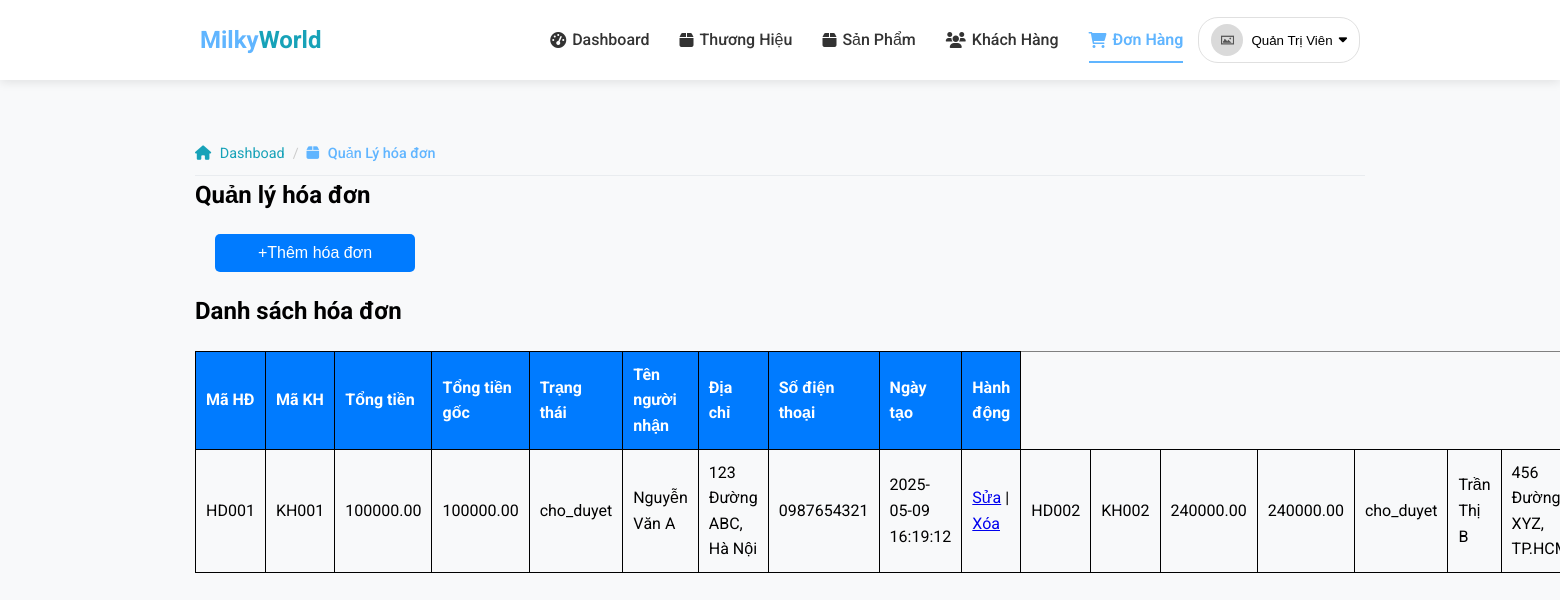
The app's page /admin/orders.php (signed in) with its own data.
### tables this page shows
CREATE TABLE IF NOT EXISTS HoaDon (
    MaHD varchar(10) NOT NULL,
    MaKH varchar(10) NOT NULL,
    TongTien decimal(10,2) NOT NULL,
    TongTienGoc decimal(10,2) NOT NULL,
    TrangThai enum('cho_duyet', 'dang_xu_ly', 'dang_giao', 'da_giao', 'da_huy') NOT NULL DEFAULT 'cho_duyet',
    TenNguoiNhan varchar(100) NOT NULL,
    DiaChi varchar(255) NOT NULL,
    SoDienThoai varchar(20) NOT NULL,
    NgayTao datetime DEFAULT CURRENT_TIMESTAMP,
    NgayCapNhat datetime DEFAULT CURRENT_TIMESTAMP ON UPDATE CURRENT_TIMESTAMP,
    PRIMARY KEY (MaHD),
    FOREIGN KEY (MaKH) REFERENCES KhachHang(MaKH) ON DELETE CASCADE
);

### admin/orders.php (the view, shortened to what this page needs)
<?php
require_once("../layouts/admin/header.php");
$hdSQL = "SELECT * FROM hoadon";
$kq = mysqli_query($conn, $hdSQL);
?>
<div class="container">
    <div class="breadcrumb-container fade-in" style="animation-delay: 0.1s;">
        <ul class="breadcrumb">
            <li><a href="index.php"><i class="fas fa-home"></i> Dashboad</a></li>
            <li class="active">
                <span><i class="fas fa-box"></i> Quản Lý hóa đơn</span>
            </li>
        </ul>
        <div class="main">
                <h2>Quản lý hóa đơn</h2>
                <input type="submit" value="+Thêm hóa đơn" class="btnThem" >
            </div>
            <div class="inf">
                <h2>Danh sách hóa đơn</h2>
            </div>
            <table border="1px" >
                <tr>
                    <th>Mã HĐ</th>
                    <th>Mã KH</th>
                    <th>Tổng tiền</th>
                    <th>Tổng tiền gốc</th>
                    <th>Trạng thái</th>
                    <th>Tên người nhận</th>
                    <th>Địa chỉ</th>
                    <th>Số điện thoại</th>
                    <th>Ngày tạo</th>
                    <th>Hành động</th>
                </tr>
                <?php
                while ($row = mysqli_fetch_assoc($kq)) {
                    ?>
                    <td><?php echo $row['MaHD']; ?></td>
                    <td><?php echo $row['MaKH']; ?></td>
                    <td><?php echo $row['TongTien']; ?></td>
                    <td><?php echo $row['TongTienGoc']; ?></td>
                    <td><?php echo $row['TrangThai']; ?></td>
                    <td><?php echo $row['TenNguoiNhan']; ?></td>
                    <td><?php echo $row['DiaChi']; ?></td>
                    <td><?php echo $row['SoDienThoai']; ?></td>
                    <td><?php echo $row['NgayTao']; ?></td>
                    <td>
                        <a href="edit.php?id=<?php echo $row['MaHD']; ?>">Sửa</a> |
                        <a href="delete.php?id=<?php echo $row['MaHD']; ?>">Xóa</a>
                    </td>
                    <?php
                }
                ?>
            </table>
    </div>
</div>

### assets/css/main.css (style rules this page uses)
:root { --primary-color: #60B5FF; --secondary-color: #6c757d; --accent-color: #17a2b8; --light-color: #f8f9fa; --dark-color: #343a40; --success-color: #28a745; --danger-color: #dc3545; --warning-color: #ffc107; --info-color: #17a2b8; --header-bg: #ffffff; --header-text: #333; --header-hover: #60B5FF; --footer-bg: #493D9E; --dropdown-hover: #f1f5ff; --container-padding: 15px; --section-spacing: 60px 0; --card-padding: 20px; --item-margin: 30px; --border-radius-sm: 8px; --border-radius-md: 12px; --border-radius-lg: 50px; --shadow-sm: 0 3px 10px rgba(0, 0, 0, 0.08); --shadow-md: 0 5px 15px rgba(0, 0, 0, 0.08); --shadow-lg: 0 15px 30px rgba(0, 0, 0, 0.1); }
* { box-sizing: border-box; margin: 0; padding: 0; }
body { min-height: 100vh; display: flex; flex-direction: column; font-family: 'Roboto', sans-serif; background-color: #f8f9fa; line-height: 1.6; }
.container { width: 100%; max-width: 1200px; padding-right: var(--container-padding); padding-left: var(--container-padding); margin-right: auto; margin-left: auto; }
h1, h2, h3, h4, h5, h6 { font-weight: 700; margin-bottom: 1rem; }
.fade-in { opacity: 0; animation: fadeIn 0.6s ease forwards; }
.breadcrumb-container { margin-top: 20px; }
.breadcrumb { display: flex; list-style: none; padding: 10px 0; flex-wrap: wrap; border-bottom: 1px solid #e9ecef; }
.breadcrumb li { font-size: 0.9rem; color: var(--secondary-color); }
.breadcrumb li:not(:last-child):after { content: '/'; margin: 0 8px; color: #ccc; }
.breadcrumb a { color: var(--secondary-color); text-decoration: none; transition: color 0.3s ease; }
.breadcrumb i { margin-right: 5px; }
.breadcrumb .active { color: var(--primary-color); font-weight: 500; }

### assets/css/admin.css (style rules this page uses)
.btnThem { margin: 20px; padding: 10px 20px; font-size: 16px; background-color: #007bff; color: white; border: none; border-radius: 5px; text-decoration: none; display:block; width:200px; }
table { width: 100%; border-collapse: collapse; margin: 20px 0; }
table th { background-color: #007bff; color: #fff; }
table th, table td { padding: 10px; text-align: left; border: 1px solid black; }

### assets/css/layouts.css (style rules this page uses)
:root { --primary-color: #60B5FF; --secondary-color: #17a2b8; --dark-color: #343a40; --light-color: #f8f9fa; --gray-color: #6c757d; --footer-bg: #493D9E; --footer-text: rgba(255, 255, 255, 0.7); --header-bg: #ffffff; --header-text: #333; --header-hover: #60B5FF; }

### records on screen
hoadon: MaHD "HD001", MaKH "KH001", TongTien "100000.00", TongTienGoc "100000.00", TrangThai "cho_duyet", TenNguoiNhan "Nguyễn Văn A", DiaChi "123 Đường ABC, Hà Nội", SoDienThoai "0987654321", NgayTao "2025-05-09 16:19:12"
hoadon: MaHD "HD002", MaKH "KH002", TongTien "240000.00", TongTienGoc "240000.00", TrangThai "cho_duyet", TenNguoiNhan "Trần Thị B", DiaChi "456 Đường XYZ,…"

### other values on screen
$data['name'] "Dashboard"
$data['name'] "Thương Hiệu"
$data['name'] "Sản Phẩm"
$data['name'] "Khách Hàng"
$data['name'] "Đơn Hàng"
$user['TenKH'] "Quản Trị Viên"
